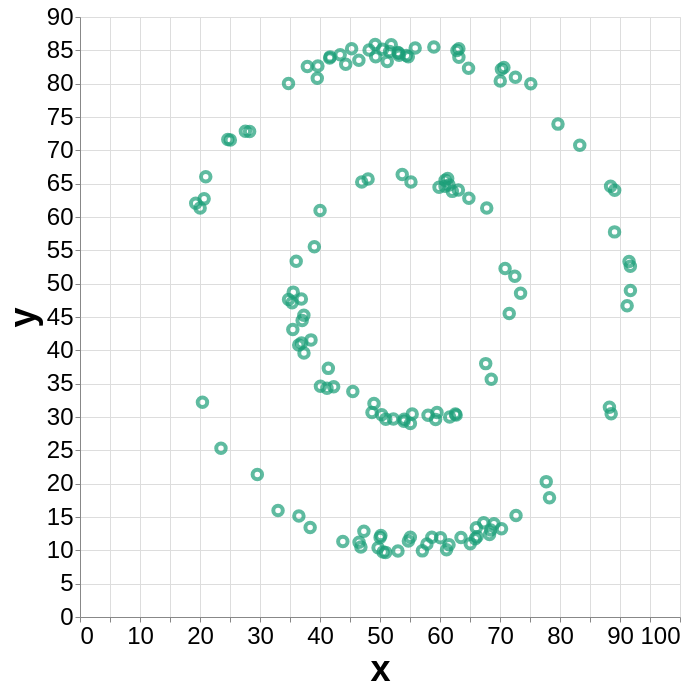

Write a Vega-Lite specification for this figure.
### Vega-Lite specification from a JSON file in a GitHub repository (floating-point values rounded to 4 significant figures; data arrays with more than 128 entries replaced by an {"elided": "..."} marker saying what was removed)
{"config": {"view": {}, "mark": {}, "axis": {"labelFontSize": 24, "titleFontSize": 36}}, "data": {"name": "data-e376dd4de280f1c423b7a3acc981b370"}, "mark": {"type": "point", "color": "#1b9e77"}, "encoding": {"size": {"value": 90}, "strokeWidth": {"value": 4}, "x": {"type": "quantitative", "field": "x"}, "y": {"type": "quantitative", "field": "y"}}, "height": 600, "width": 600, "$schema": "https://vega.github.io/schema/vega-lite/v5.json", "datasets": {"data-e376dd4de280f1c423b7a3acc981b370": {"elided": "142 records"}}}
